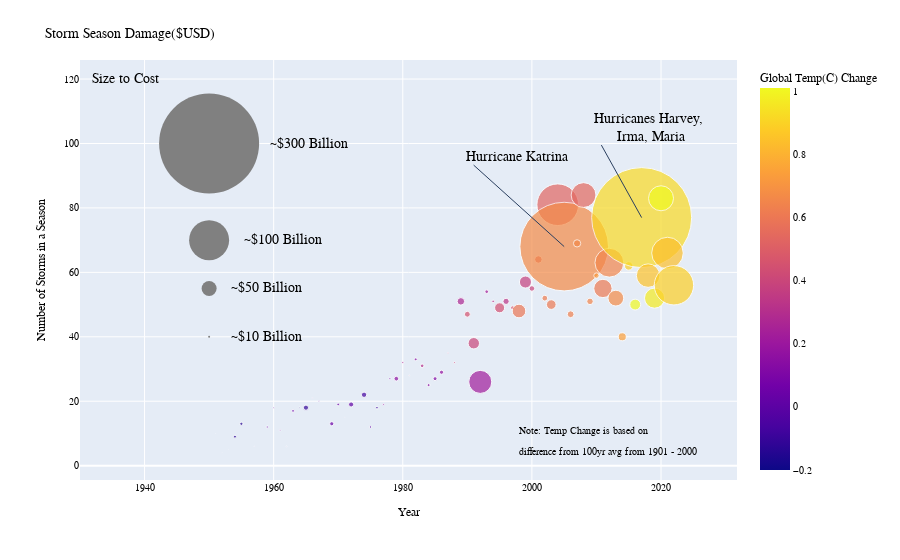

This figure's notebook cell:
### Markdown cell above
## Damage Over Time Graphic
### No Temperature Markers

### Code cell
#plotly version
import plotly.express as px
import plotly.graph_objects as go


grouped = master.groupby('Year').agg({'Damage in USD': 'sum', 'Disaster Type': 'count', 'Annual Mean Temp C': 'first'})
grouped = grouped.rename(columns={'Damage in USD': 'Total Damage', 'Disaster Type': 'Number of Storms', 'Annual Mean Temp C':'Global Temp(C) Change'})

# Create a scatter plot with Plotly
fig = px.scatter(grouped, x=grouped.index, y='Number of Storms', size='Total Damage', size_max=10, color='Global Temp(C) Change', 
                 labels={'Number of Storms': 'Number of Storms', 'Total Damage': 'Total Damage'})


fig.update_traces(marker=dict(sizemode='diameter'))

fig.add_trace(go.Scatter(x=[1950], y=[40], mode='markers', marker=dict(size=2, color = "grey"), text ='$1 billion', showlegend= False))
fig.add_trace(go.Scatter(x=[1950], y=[55], mode='markers', marker=dict(size=15, color = "grey"), text='$50 billion', showlegend= False))
fig.add_trace(go.Scatter(x=[1950], y=[70], mode='markers', marker=dict(size=40, color = "grey"), text='$100 billion', showlegend= False))
fig.add_trace(go.Scatter(x=[1950], y=[100], mode='markers', marker=dict(size=100, color = "grey"), text ='$300 billion', showlegend= False))

note_temp_change_1 = go.layout.Annotation(
    text="Note: Temp Change is based on",
    x=.65,
    y=.1,
    showarrow=False,
    xanchor="left",
    xshift=10,
    xref = 'paper',
    yref = 'paper',
    font=dict(size=10,color = 'black')
)
fig.add_annotation(note_temp_change_1)

note_temp_change_2 = go.layout.Annotation(
    text="difference from 100yr avg from 1901 - 2000",
    x=.65,
    y=.05,
    showarrow=False,
    xanchor="left",
    xshift=10,
    xref = 'paper',
    yref = 'paper',
    font=dict(size=10,color = 'black')
)
fig.add_annotation(note_temp_change_2)

#size to cost legend
size_legend_text = go.layout.Annotation(
    text="Size to Cost",
    x=1930,
    y=120,
    showarrow=False,
    xanchor="left",
    xshift=10,
    font=dict(size=14)
)
fig.add_annotation(size_legend_text)


#1950, 115 small circle annotation
mega_small_size = go.layout.Annotation(
    text="~$10 Billion", #12,512,164,000
    x=1950,
    y=40,
    showarrow=False,
    xanchor="left",
    xshift=20,
    font=dict(size=14)
)
fig.add_annotation(mega_small_size)

#1950, 115 small circle annotation
small_size = go.layout.Annotation(
    text="~$50 Billion", #37,235,990,000
    x=1950,
    y=55,
    showarrow=False,
    xanchor="left",
    xshift=20,
    font=dict(size=14)
)
fig.add_annotation(small_size)

#1950, 115 medium circle annotation
med_size = go.layout.Annotation(
    text="~$100 Billion", #58.9 bil
    x=1952,
    y=70,
    showarrow=False,
    xanchor="left",
    xshift=20,
    font=dict(size=14)
)
fig.add_annotation(med_size)

#1950, 115 large circle annotation
large_size = go.layout.Annotation(
    text="~$300 Billion", # 326,545,776,000
    x=1956,
    y=100,
    showarrow=False,
    xanchor="left",
    xshift=20,
    font=dict(size=14)
)
fig.add_annotation(large_size)


katrina = go.layout.Annotation(
    text="Hurricane Katrina", # 326,545,776,000
    x=2005,
    y=68,
    ay = -90,
    ax = -100,
    showarrow=True,
    xanchor="left",
    font=dict(size=14)
)
fig.add_annotation(katrina)

HIM = go.layout.Annotation(
    text="Hurricanes Harvey,<br> Irma, Maria", # 326,545,776,000
    x=2017,
    y=77,
    ay = -90,
    ax = -50,
    showarrow=True,
    xanchor="left",
    font=dict(size=14)
)
fig.add_annotation(HIM)



fig.update_layout(title= dict(text='Storm Season Damage($USD)', y =.95), 
                  xaxis_title='Year', 
                  yaxis_title='Number of Storms in a Season',
                  font = dict(color='black',size = 10,family = 'Arial Black'))

fig.show()

### Figure 1 — Plotly figure (JSON) as saved in the notebook; plotly's stock layout.template omitted (floating-point values rounded to 4 significant figures)
{"data": [{"hovertemplate": "Year=%{x}<br>Number of Storms=%{y}<br>Total Damage=%{marker.size}<br>Global Temp(C) Change=%{marker.color}<extra></extra>", "legendgroup": "", "marker": {"color": [-0.17, -0.07, 0.01, 0.08, -0.13, -0.14, -0.19, 0.05, 0.06, 0.03, -0.02, 0.06, 0.03, 0.05, -0.2, -0.11, -0.06, -0.02, -0.08, 0.05, 0.03, -0.08, 0.01, 0.16, -0.07, -0.01, -0.1, 0.18, 0.07, 0.16, 0.26, 0.32, 0.14, 0.31, 0.15, 0.12, 0.18, 0.32, 0.39, 0.27, 0.45, 0.4, 0.22, 0.23, 0.31, 0.44, 0.33, 0.46, 0.6, 0.38, 0.39, 0.53, 0.62, 0.61, 0.53, 0.67, 0.63, 0.66, 0.54, 0.65, 0.72, 0.61, 0.65, 0.67, 0.74, 0.89, 1.01, 0.92, 0.85, 0.97, 1.01, 0.84, 0.89, null], "coloraxis": "coloraxis", "size": [12145000, 633245000, 572196000, 567925000, 9042144000, 9585743000, 0, 1562678000, 0, 6748628000, 4492892000, 4703365000, 2602451000, 8400654000, 3735949000, 15505678000, 2760096000, 3958406000, 403332000, 12511366000, 7989114000, 1090554000, 15277211000, 60641000, 16031079000, 6841874000, 7623255000, 5331090000, 6038905000, 14073988000, 6374392000, 2940500000, 8620312000, 10926706000, 8939494000, 11848436000, 12524467000, 3489567000, 5385505000, 22600207000, 17622757000, 34326112000, 69203396000, 11003535000, 7794108000, 30164227000, 18757824000, 11589332000, 41003203000, 36232753000, 16780591000, 22529708000, 17343863000, 28979661000, 125136784000, 266287254000, 20455960000, 21864132000, 74538586000, 19535327000, 16130282000, 55031578000, 86620457000, 47383849000, 24154330000, 25301524000, 32558179000, 300405232000, 70671392000, 60454790000, 75127387000, 94853169000, 118210525000, 0], "sizemode": "diameter", "sizeref": 3004052320, "symbol": "circle"}, "mode": "markers", "name": "", "orientation": "v", "showlegend": false, "type": "scatter", "x": [1950, 1951, 1952, 1953, 1954, 1955, 1956, 1957, 1958, 1959, 1960, 1961, 1962, 1963, 1964, 1965, 1966, 1967, 1968, 1969, 1970, 1971, 1972, 1973, 1974, 1975, 1976, 1977, 1978, 1979, 1980, 1981, 1982, 1983, 1984, 1985, 1986, 1987, 1988, 1989, 1990, 1991, 1992, 1993, 1994, 1995, 1996, 1997, 1998, 1999, 2000, 2001, 2002, 2003, 2004, 2005, 2006, 2007, 2008, 2009, 2010, 2011, 2012, 2013, 2014, 2015, 2016, 2017, 2018, 2019, 2020, 2021, 2022, 2023], "xaxis": "x", "y": [3, 10, 4, 5, 9, 13, 9, 6, 9, 12, 18, 11, 6, 17, 18, 18, 21, 20, 17, 13, 19, 15, 19, 12, 22, 12, 18, 19, 27, 27, 32, 28, 33, 31, 25, 27, 29, 35, 32, 51, 47, 38, 26, 54, 51, 49, 51, 49, 48, 57, 55, 64, 52, 50, 81, 68, 47, 69, 84, 51, 59, 55, 63, 52, 40, 62, 50, 77, 59, 52, 83, 66, 56, 43], "yaxis": "y"}, {"marker": {"color": "grey", "size": 2}, "mode": "markers", "showlegend": false, "text": "$1 billion", "type": "scatter", "x": [1950], "y": [40]}, {"marker": {"color": "grey", "size": 15}, "mode": "markers", "showlegend": false, "text": "$50 billion", "type": "scatter", "x": [1950], "y": [55]}, {"marker": {"color": "grey", "size": 40}, "mode": "markers", "showlegend": false, "text": "$100 billion", "type": "scatter", "x": [1950], "y": [70]}, {"marker": {"color": "grey", "size": 100}, "mode": "markers", "showlegend": false, "text": "$300 billion", "type": "scatter", "x": [1950], "y": [100]}], "layout": {"annotations": [{"font": {"color": "black", "size": 10}, "showarrow": false, "text": "Note: Temp Change is based on", "x": 0.65, "xanchor": "left", "xref": "paper", "xshift": 10, "y": 0.1, "yref": "paper"}, {"font": {"color": "black", "size": 10}, "showarrow": false, "text": "difference from 100yr avg from 1901 - 2000", "x": 0.65, "xanchor": "left", "xref": "paper", "xshift": 10, "y": 0.05, "yref": "paper"}, {"font": {"size": 14}, "showarrow": false, "text": "Size to Cost", "x": 1930, "xanchor": "left", "xshift": 10, "y": 120}, {"font": {"size": 14}, "showarrow": false, "text": "~$10 Billion", "x": 1950, "xanchor": "left", "xshift": 20, "y": 40}, {"font": {"size": 14}, "showarrow": false, "text": "~$50 Billion", "x": 1950, "xanchor": "left", "xshift": 20, "y": 55}, {"font": {"size": 14}, "showarrow": false, "text": "~$100 Billion", "x": 1952, "xanchor": "left", "xshift": 20, "y": 70}, {"font": {"size": 14}, "showarrow": false, "text": "~$300 Billion", "x": 1956, "xanchor": "left", "xshift": 20, "y": 100}, {"ax": -100, "ay": -90, "font": {"size": 14}, "showarrow": true, "text": "Hurricane Katrina", "x": 2005, "xanchor": "left", "y": 68}, {"ax": -50, "ay": -90, "font": {"size": 14}, "showarrow": true, "text": "Hurricanes Harvey,<br> Irma, Maria", "x": 2017, "xanchor": "left", "y": 77}], "coloraxis": {"colorbar": {"title": {"text": "Global Temp(C) Change"}}, "colorscale": [[0, "#0d0887"], [0.1111, "#46039f"], [0.2222, "#7201a8"], [0.3333, "#9c179e"], [0.4444, "#bd3786"], [0.5556, "#d8576b"], [0.6667, "#ed7953"], [0.7778, "#fb9f3a"], [0.8889, "#fdca26"], [1, "#f0f921"]]}, "font": {"color": "black", "family": "Arial Black", "size": 10}, "legend": {"itemsizing": "constant", "tracegroupgap": 0}, "margin": {"t": 60}, "title": {"text": "Storm Season Damage($USD)", "y": 0.95}, "xaxis": {"anchor": "y", "domain": [0, 1], "title": {"text": "Year"}}, "yaxis": {"anchor": "x", "domain": [0, 1], "title": {"text": "Number of Storms in a Season"}}}}
